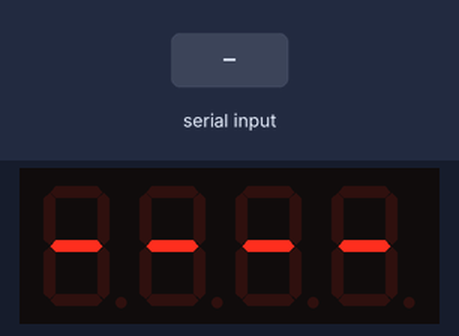
Simulated run of this program. Board: Arduino Mega 2560, built with avr-gcc and run on an emulated ATmega2560. Parts: 4-digit seven-segment display. Inputs (shaded band) come from the test bench.

Above: at 1.2 s.
1.3 s: "90,45\n" received over Serial
At 2.5 s:
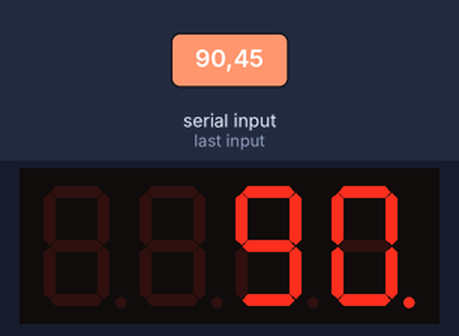
2.8 s: "30,150\n" received over Serial
Timing chart, 0 to 5.8 s (numbered marks = the images above; inputs shaded):
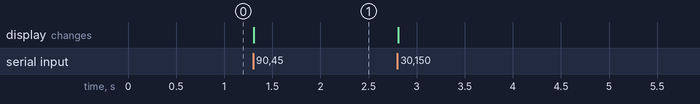

The program:

main.cpp
```cpp
#include "SevSeg.h"

SevSeg sevseg;
int number;
const int UNINITIALIZED = 10000;

void setup()
{
	// Setup serial
	Serial.begin(9600);

	// Setup 4 digits - 7 segments display
	byte numDigits = 4;
	byte digitPins[] = {10, 11, 12, 13};
	byte segmentPins[] = {9, 2, 3, 5, 6, 8, 7, 4};

	bool resistorsOnSegments = true;
	byte hardwareConfig = COMMON_CATHODE;
	sevseg.begin(hardwareConfig, numDigits, digitPins, segmentPins, resistorsOnSegments);
	sevseg.setBrightness(90);

	number = UNINITIALIZED;
}
void loop()
{
	if (Serial.available() > 0)
	{
		String data = Serial.readStringUntil('\n');
		number = data.toInt();
	}
	sevseg.setNumber(number, 0);
	sevseg.refreshDisplay();
}
```

Measured:
- after the input at 1.3 s, the display: changes at once (image 1)
